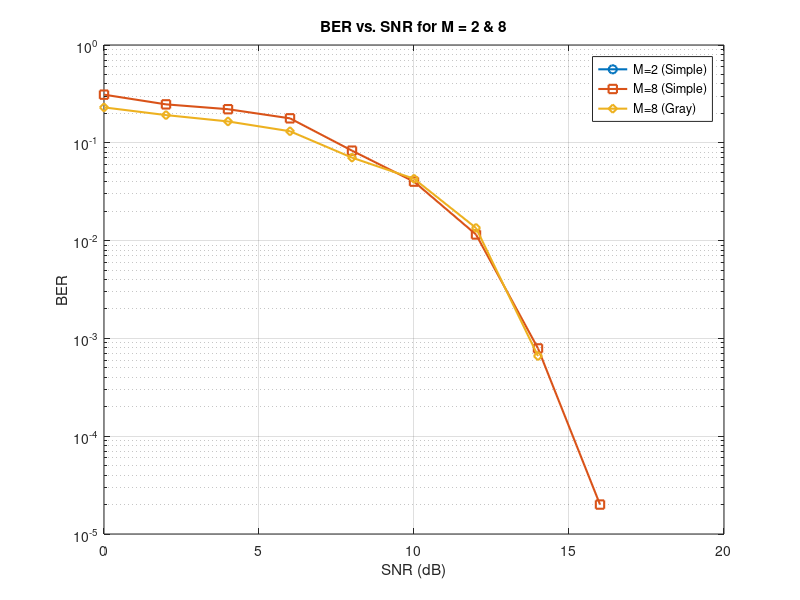

Recreate this plot in MATLAB.
clc;
clear;
close all;

%% Παράμετροι
M_values = [2, 8]; % Επίπεδα M-PAM
log2M_values = log2(M_values); % Αριθμός bits ανά σύμβολο για κάθε M
Lb = 100000; % Συνολικός αριθμός bits
Es = 1; % Αριθμός bits ανά σύμβολο για κάθε M
Rs = 250e3; % Ρυθμός συμβόλων (250 Ksymbols/sec)
Ts = 1 / Rs; % Διάρκεια συμβόλου
fc = 2.5e6; % Συχνότητα φέρουσας (2.5 MHz)
Tc = 1 / fc; % Περίοδος φέρουσας
Tsamp = Tc / 4; % Περίοδος δειγματοληψίας (4 δείγματα ανά περίοδο φέρουσας
Ns = round(Ts / Tsamp); % Δείγματα ανά σύμβολο
SNR_dB_values = 0:2:20; % Εύρος SNR (dB)

%% Αρχικοποίηση αποθήκευσης BER
BER_simple = zeros(length(SNR_dB_values), length(M_values));
BER_gray = zeros(length(SNR_dB_values), 1); % Μόνο για M = 8 με κωδικοποίηση Gray

%% Προσομοίωση για κάθε M
for m_idx = 1:length(M_values)
    M = M_values(m_idx);
    log2M = log2M_values(m_idx);
    Lb_adj = floor(Lb / log2M) * log2M; % Προσαρμογή αριθμού bits
    bits = randi([0 1], 1, Lb_adj); % Τυχαία δυαδική ακολουθία

    % Αντιστοίχιση Συμβόλων (Απλή)
    symbols = reshape(bits, log2M, []); % Ομαδοποίηση bits για κάθε σύμβολο
    decSymbols_simple = bi2de(symbols.', 'left-msb'); % Δεκαδικά σύμβολα (Απλή)
    Am_simple = (2 * (0:M-1) - (M-1)) * sqrt(Es / (2 * (M-1)^2));
    gray_map = bitxor(0:M-1, floor((0:M-1)/2)); % Δημιουργία αντιστοίχισης κώδικα Gray
    Am_gray = Am_simple(gray_map + 1); % Αντιστοίχιση πλατών χρησιμοποιώντας τον κώδικα Gray
    
    % Αντιστοίχιση Συμβόλων (Gray για M = 8)
    if M == 8
        gray_map = bitxor(0:M-1, floor((0:M-1)/2)); % Αντιστοίχιση κώδικα Gray
        Am_gray = Am_simple; % Ίδια επίπεδα πλάτους
        graySymbols = gray_map(decSymbols_simple + 1); % Εφαρμογή αντιστοίχισης Gray
    end
    
    % Διαμόρφωση PAM (Διαμόρφωση παλμού)
    gT = ones(1, Ns) / sqrt(Ns); % Κανονικοποιημένος ορθογώνιος παλμός
    s_t_simple = reshape(repmat(Am_simple(decSymbols_simple + 1), Ns, 1), 1, []); % Απλή αντιστοίχιση
    if M == 8
        s_t_gray = reshape(repmat(Am_gray(graySymbols + 1), Ns, 1), 1, []); % Αντιστοίχιση Gray
    end
    
    % Διαμόρφωση φέρουσας
    num_samples = length(s_t_simple);
    t_carrier = linspace(0, (num_samples-1)*Tsamp, num_samples); % Χρονικό διάνυσμα
    carrier = cos(2 * pi * fc * t_carrier); % Κυματομορφή φέρουσας
    transmitted_signal_simple = s_t_simple .* carrier;
    if M == 8
        transmitted_signal_gray = s_t_gray .* carrier;
    end
    
    % Υπολογισμός BER
    for snr_idx = 1:length(SNR_dB_values)
        SNR_dB = SNR_dB_values(snr_idx);
        SNR_linear = 10^(SNR_dB / 10);
    
        % Προσθήκη θορύβου
        No = Es / (SNR_linear * log2M); % Ισχύς φασματικής πυκνότητας θορύβου
        sigma = sqrt(No / 2); % Τυπική απόκλιση θορύβου AWGN
        noise_simple = sigma * randn(size(transmitted_signal_simple)); % Θόρυβος για απλή αντιστοίχιση
        if M == 8
            noise_gray = sigma * randn(size(transmitted_signal_gray)); % Θόρυβος για αντιστοίχιση Gray
        end
    
        received_signal_simple = transmitted_signal_simple + noise_simple;
        if M == 8
            received_signal_gray = transmitted_signal_gray + noise_gray;
        end
    
        % Αποδιαμόρφωση και Ανίχνευση (Απλή)
        demodulated_simple = received_signal_simple .* carrier; % Πολλαπλασιασμός με φέρουσα
        integrated_simple = zeros(1, length(decSymbols_simple));
        for i = 1:length(decSymbols_simple)
            start_idx = (i-1)*Ns + 1;
            end_idx = i*Ns;
            integrated_simple(i) = sum(demodulated_simple(start_idx:end_idx) .* gT);
        end
        % Ανίχνευση πλησιέστερου επιπέδου πλάτους
        integrated_simple = integrated_simple / max(abs(integrated_simple)) * max(abs(Am_simple));
        [~, detected_simple] = min(abs(integrated_simple(:) - Am_simple), [], 2); % Διασφάλιση ότι το Am_simple είναι διάνυσμα γραμμής
        detected_simple = detected_simple - 1; % Προσαρμογή στο εύρος [0, M-1]
        
        % Μετατροπή ανιχνευμένων συμβόλων σε δυαδικά bits
        detected_bits = de2bi(detected_simple, log2M, 'left-msb')'; % Μετατροπή σε δυαδικό
        detected_bits = detected_bits(:)'; % Μετατροπή σε διάνυσμα γραμμής
        
        % Ευθυγράμμιση μηκών και υπολογισμός BER
        minLength = min(length(bits), length(detected_bits)); % Ευθυγράμμιση μηκών
        BER_simple(snr_idx, m_idx) = sum(bits(1:minLength) ~= detected_bits(1:minLength)) / minLength;
    
        detected_simple = detected_simple - 1; % Προσαρμογή στο εύρος [0, M-1]
    
        % BER για Απλή Αντιστοίχιση
        detected_bits = detected_bits(:)'; % Μετατροπή ανιχνευμένων bits σε διάνυσμα γραμμής
        minLength = min(length(bits), length(detected_bits)); % Ευθυγράμμιση μηκών
        BER = sum(bits(1:minLength) ~= detected_bits(1:minLength)) / Lb;
    
    
        % Αποδιαμόρφωση και Ανίχνευση (Gray, μόνο για M = 8)
        if M == 8
            demodulated_gray = received_signal_gray .* carrier;
            integrated_gray = zeros(1, length(graySymbols));
            for i = 1:length(graySymbols)
                start_idx = (i-1)*Ns + 1;
                end_idx = i*Ns;
                integrated_gray(i) = sum(demodulated_gray(start_idx:end_idx) .* gT);
            end
            integrated_gray = integrated_gray / max(abs(integrated_gray)) * max(abs(Am_gray));
            [~, detected_gray] = min(abs(integrated_gray(:) - Am_gray), [], 2);
            detected_gray = detected_gray - 1; % Προσαρμογή στο [0, M-1]
            % Αντιστροφή αντιστοίχισης Gray
            inv_gray_map = zeros(1, M);
            inv_gray_map(gray_map + 1) = 0:M-1;
            decoded_gray = inv_gray_map(detected_gray + 1); % Χαρτογράφηση ανιχνευμένων συμβόλων πίσω στα αρχικά
    
            detected_bits_gray = de2bi(decoded_gray, log2M, 'left-msb')';
            detected_bits_gray = detected_bits_gray(:)';
            minLength_gray = min(length(bits), length(detected_bits_gray)); % Ευθυγράμμιση μηκών
            BER_gray(snr_idx) = sum(bits(1:minLength_gray) ~= detected_bits_gray(1:minLength_gray)) / Lb_adj;
    
        end
    end
    
    disp('BER για M=2:');
    disp(BER_simple(:, 1));

end

%% Plot
figure;
semilogy(SNR_dB_values, BER_simple(:, 1), '-o', 'LineWidth', 1.5);
hold on;
semilogy(SNR_dB_values, BER_simple(:, 2), '-s', 'LineWidth', 1.5);
semilogy(SNR_dB_values, BER_gray, '-d', 'LineWidth', 1.5);
title('BER vs. SNR for M = 2 & 8');
xlabel('SNR (dB)');
ylabel('BER');
legend('M=2 (Simple)', 'M=8 (Simple)', 'M=8 (Gray)');
grid on;